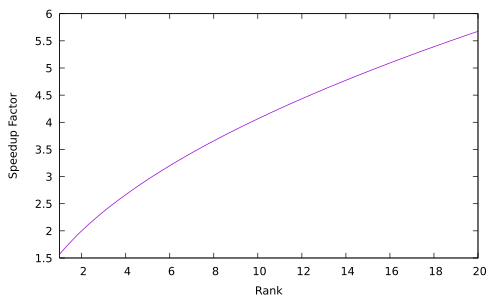

The gnuplot source for this figure:
set xrange [1:20];
set xlabel "Rank";
set ylabel "Speedup Factor";
set key off;

fact(x) = gamma(x + 1);
choose(a, b) = fact(a) / (fact(b) * fact(a - b));

plot 2 ** x / choose(x, x/2);
